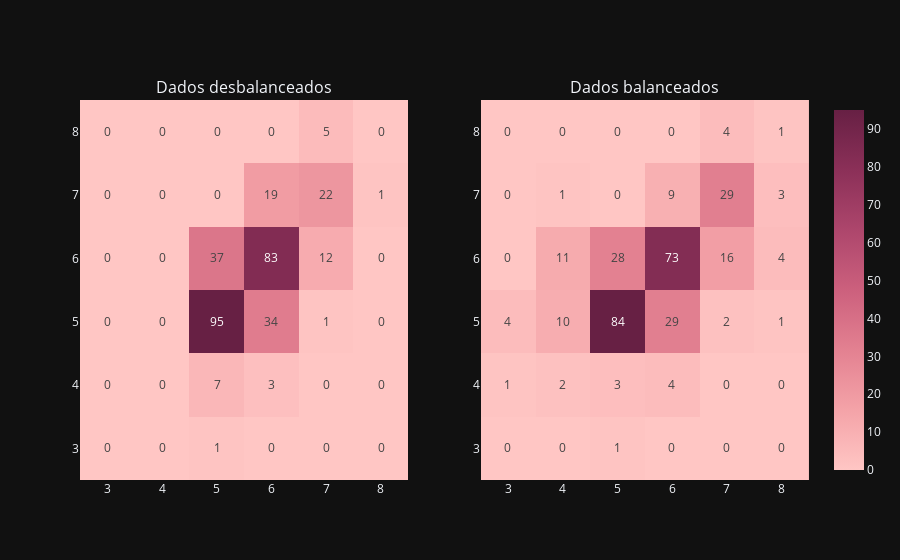

The cell this chart's notebook holds for it:
### Code cell
matriz = confusion_matrix(y_test, y_pred)
matriz_bal = confusion_matrix(y_test, y_pred_bal)
classes = ['3', '4', '5', '6', '7', '8']
fig = make_subplots(rows=1, cols = 2, subplot_titles=['Dados desbalanceados', 'Dados balanceados'])

fig.add_traces(go.Heatmap(z = matriz,
                          y=classes,
                          x=classes,
                          texttemplate='%{z}',
                          colorscale = 'burg'),
               rows=1,
               cols=1)
fig.add_traces(go.Heatmap(z = matriz_bal,
                          x=classes,
                          y=classes,
                          texttemplate='%{z}',
                          colorscale = 'burg',
                          showscale=False),
               rows=1,
               cols=2)

### Figure 1 — Plotly figure (JSON) as saved in the notebook; plotly's stock layout.template omitted (floating-point values rounded to 4 significant figures)
{"data": [{"colorscale": [[0.0, "rgb(255, 198, 196)"], [0.1667, "rgb(244, 163, 168)"], [0.3333, "rgb(227, 129, 145)"], [0.5, "rgb(204, 96, 125)"], [0.6667, "rgb(173, 70, 108)"], [0.8333, "rgb(139, 48, 88)"], [1.0, "rgb(103, 32, 68)"]], "texttemplate": "%{z}", "x": ["3", "4", "5", "6", "7", "8"], "y": ["3", "4", "5", "6", "7", "8"], "z": [[0, 0, 1, 0, 0, 0], [0, 0, 7, 3, 0, 0], [0, 0, 95, 34, 1, 0], [0, 0, 37, 83, 12, 0], [0, 0, 0, 19, 22, 1], [0, 0, 0, 0, 5, 0]], "type": "heatmap", "xaxis": "x", "yaxis": "y"}, {"colorscale": [[0.0, "rgb(255, 198, 196)"], [0.1667, "rgb(244, 163, 168)"], [0.3333, "rgb(227, 129, 145)"], [0.5, "rgb(204, 96, 125)"], [0.6667, "rgb(173, 70, 108)"], [0.8333, "rgb(139, 48, 88)"], [1.0, "rgb(103, 32, 68)"]], "showscale": false, "texttemplate": "%{z}", "x": ["3", "4", "5", "6", "7", "8"], "y": ["3", "4", "5", "6", "7", "8"], "z": [[0, 0, 1, 0, 0, 0], [1, 2, 3, 4, 0, 0], [4, 10, 84, 29, 2, 1], [0, 11, 28, 73, 16, 4], [0, 1, 0, 9, 29, 3], [0, 0, 0, 0, 4, 1]], "type": "heatmap", "xaxis": "x2", "yaxis": "y2"}], "layout": {"xaxis": {"anchor": "y", "domain": [0.0, 0.45]}, "yaxis": {"anchor": "x", "domain": [0.0, 1.0]}, "xaxis2": {"anchor": "y2", "domain": [0.55, 1.0]}, "yaxis2": {"anchor": "x2", "domain": [0.0, 1.0]}, "annotations": [{"font": {"size": 16}, "showarrow": false, "text": "Dados desbalanceados", "x": 0.225, "xanchor": "center", "xref": "paper", "y": 1.0, "yanchor": "bottom", "yref": "paper"}, {"font": {"size": 16}, "showarrow": false, "text": "Dados balanceados", "x": 0.775, "xanchor": "center", "xref": "paper", "y": 1.0, "yanchor": "bottom", "yref": "paper"}]}}
